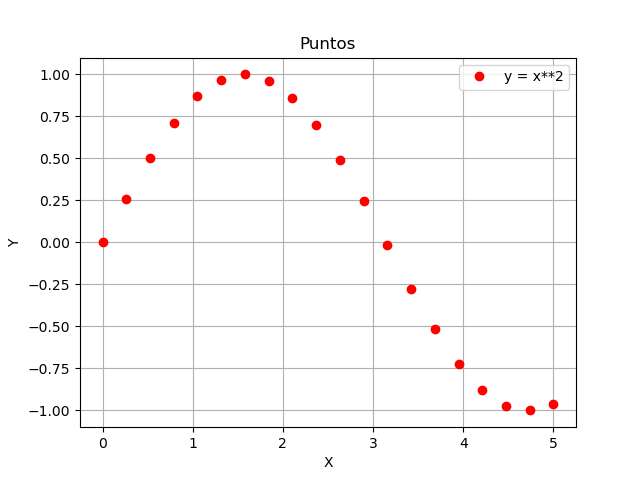

Write the Python code that produced this figure.
"""
Programdor Hernandez Rojas Mara Alexanra Practica 10
Esta es la gráfica que viene en el manual de prácticas de la asignatura
"""
#%pylab inline esta linea genero un error

import matplotlib.pyplot as plt
from mpl_toolkits.mplot3d import Axes3D
from numpy import *

x = linspace(0, 5, 20)

fig, ax = plt.subplots(facecolor='w', edgecolor='k')
ax.plot(x, sin(x), marker="o", color="r", linestyle='None')

ax.grid(True)
ax.set_xlabel('X') 
ax.set_ylabel('Y') 
ax.grid(True)
ax.legend(["y = x**2"])

plt.title('Puntos')
plt.show()

fig.savefig("graf.png") #El resultado se va a guardar con este nombre

